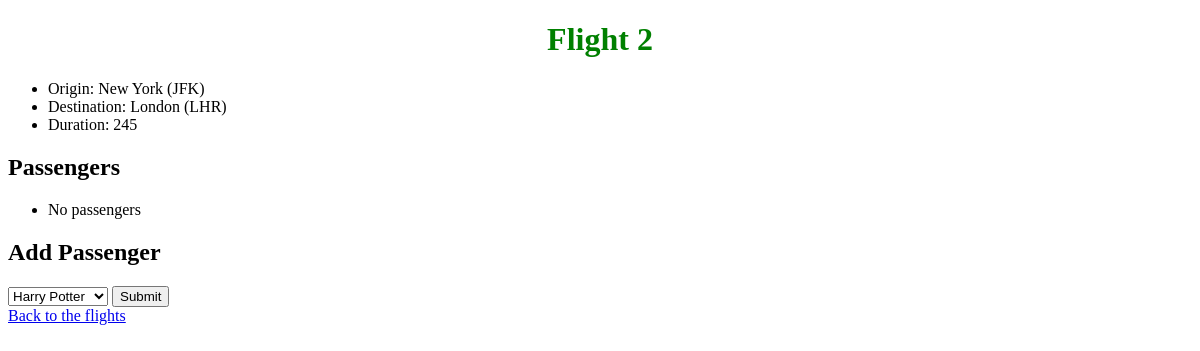
Page /blog/2 on the committed database.
### blog/models.py (models this page shows, shortened)
class Flight(models.Model):
    origin = models.ForeignKey(Airport, on_delete=models.CASCADE, related_name="departures")
    destination = models.ForeignKey(Airport, on_delete=models.CASCADE, related_name="arrivals")
    duration = models.IntegerField()

class Airport(models.Model):
    code = models.CharField(max_length=3)
    city = models.CharField(max_length=64)
    def __str__(self):
        return f"{self.city} ({self.code}) "

### blog/views.py (the view)
# urls.py: path("<int:flight_id>", views.flight, name="flight"),
def flight(request, flight_id):
    flight = Flight.objects.get(id=flight_id)
    return render(request, "blog/flight.html", {
        "flight": flight,
        "passengers": flight.passengers.all(),
        "non_passengers": Passenger.objects.exclude(flights=flight).all()
        })

### blog/models.py (called while the page is built)
    def __str__(self):
        return f"{self.first} {self.last}"

### blog/templates/blog/flight.html (shortened to what this page needs)
{% extends "blog/layout.html" %}
{% block content %}
<h1>Flight {{ flight.id }} </h1>
<ul>
    <li>Origin: {{ flight.origin }}</li>
    <li>Destination: {{ flight.destination }} </li>
    <li>Duration: {{ flight.duration }} </li>
</ul>
<h2>Passengers</h2>
<ul>
    {% for passenger in passengers %}
        <li>{{ passenger }} </li>
        {% empty %}
        <li>No passengers</li>
    {% endfor %}
</ul>
<h2>Add Passenger</h2>
<form action="{% url 'blog:book' flight.id %}" method="post">
    <select name="passenger" >
        {% for passenger in non_passengers %}
            <option value="{{ passenger.id }} ">{{ passenger }}</option>
        {% endfor %}
    </select>
    <input type="submit">
</form>
<a href="{% url 'blog:flights' %} ">Back to the flights</a>
{% endblock content %}

### blog/static/blog/styles.css (style rules this page uses)
h1 { color:green; text-align: center; }

### rows in the picture
Flight: id "2", origin "New York (JFK)", destination "London (LHR)", duration "245"

### other values in the picture
form field passenger "Harry Potter"
